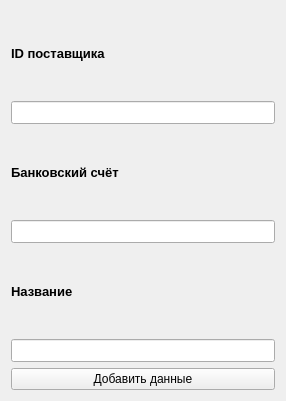
<?xml version="1.0" encoding="UTF-8"?>
<ui version="4.0">
 <class>add_service_provider</class>
 <widget class="QWidget" name="add_service_provider">
  <property name="geometry">
   <rect>
    <x>0</x>
    <y>0</y>
    <width>286</width>
    <height>401</height>
   </rect>
  </property>
  <property name="windowTitle">
   <string>Form</string>
  </property>
  <layout class="QGridLayout" name="gridLayout">
   <item row="3" column="0">
    <widget class="QLineEdit" name="bank_account">
     <property name="font">
      <font>
       <pointsize>10</pointsize>
       <bold>true</bold>
      </font>
     </property>
    </widget>
   </item>
   <item row="2" column="0">
    <widget class="QLabel" name="label_2">
     <property name="font">
      <font>
       <pointsize>10</pointsize>
       <bold>true</bold>
      </font>
     </property>
     <property name="text">
      <string>Банковский счёт</string>
     </property>
    </widget>
   </item>
   <item row="4" column="0">
    <widget class="QLabel" name="label_3">
     <property name="font">
      <font>
       <pointsize>10</pointsize>
       <bold>true</bold>
      </font>
     </property>
     <property name="text">
      <string>Название</string>
     </property>
    </widget>
   </item>
   <item row="1" column="0">
    <widget class="QLineEdit" name="id_provider">
     <property name="font">
      <font>
       <pointsize>10</pointsize>
       <bold>true</bold>
      </font>
     </property>
    </widget>
   </item>
   <item row="5" column="0">
    <widget class="QLineEdit" name="name">
     <property name="font">
      <font>
       <pointsize>10</pointsize>
       <bold>true</bold>
      </font>
     </property>
    </widget>
   </item>
   <item row="0" column="0">
    <widget class="QLabel" name="label">
     <property name="font">
      <font>
       <pointsize>10</pointsize>
       <bold>true</bold>
      </font>
     </property>
     <property name="text">
      <string>ID поставщика</string>
     </property>
    </widget>
   </item>
   <item row="6" column="0">
    <widget class="QPushButton" name="pushButton">
     <property name="text">
      <string>Добавить данные</string>
     </property>
    </widget>
   </item>
  </layout>
 </widget>
 <resources/>
 <connections/>
</ui>
